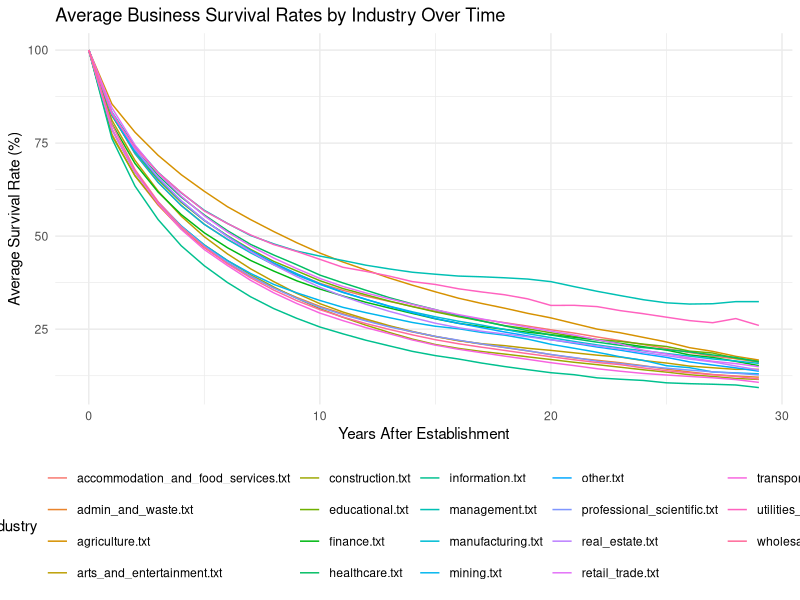
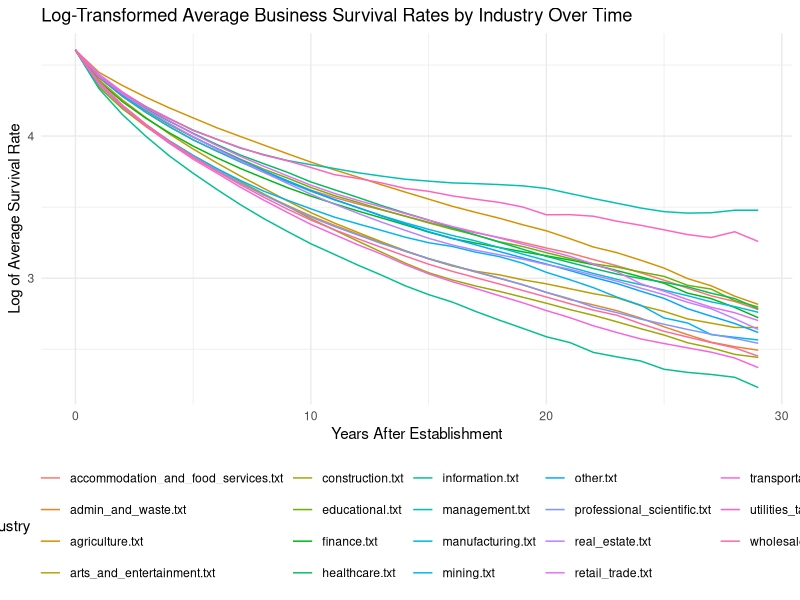

These charts were generated, in order, by the following R code:
# Load necessary libraries
library(lme4)
library(ggplot2)
library(dplyr)
library(readr)

# averages_data <- read_csv("PycharmProjects/bs/averages.csv")
averages_data <- read_csv("averages.csv")

# Perform log transformation of the average survival rate
averages_data$log_Avg_Survival_Rate <- log(averages_data$Avg_Survival_Rate)

# Fit a Linear Mixed Model with Year_After_Establishment as the fixed effect and Industry as the random effect
lin_mix_model <- lmer(log_Avg_Survival_Rate ~ Year_After_Establishment + Year_After_Establishment:Industry + (1 | Industry),
                      data = averages_data)

# Show the summary of the Linear Mixed Model
summary(lin_mix_model)

# Plot the average survival rates for each industry over time
ggplot(averages_data, aes(x = Year_After_Establishment, y = Avg_Survival_Rate, color = Industry)) +
  geom_line() +
  labs(title = "Average Business Survival Rates by Industry Over Time",
       x = "Years After Establishment",
       y = "Average Survival Rate (%)") +
  theme_minimal() +
  theme(legend.position = "bottom") +
  guides(color = guide_legend(title = "Industry"))

# Plot the log-transformed average survival rates
ggplot(averages_data, aes(x = Year_After_Establishment, y = log_Avg_Survival_Rate, color = Industry)) +
  geom_line() +
  labs(title = "Log-Transformed Average Business Survival Rates by Industry Over Time",
       x = "Years After Establishment",
       y = "Log of Average Survival Rate") +
  theme_minimal() +
  theme(legend.position = "bottom") +
  guides(color = guide_legend(title = "Industry"))

# Likelihood Ratio Test: testing if the random effect is significant
# Fit the simpler model (fixed effects only, without the random effect)
lmm_fixed_only <- lm(log_Avg_Survival_Rate ~ Year_After_Establishment, data = averages_data)

# Perform the likelihood ratio test between the mixed model and the fixed model
library(lmtest)
lr_test <- lrtest(lin_mix_model, lmm_fixed_only)
print(lr_test)
